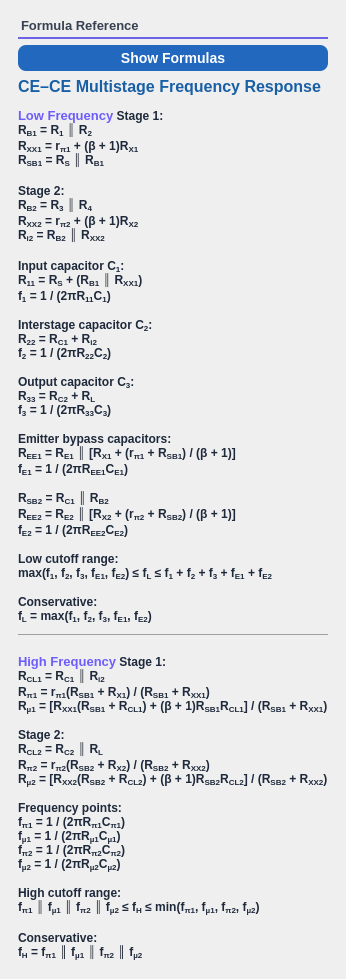
      <widget class="QFrame" name="frameFormula">
       <property name="styleSheet">
        <string notr="true">#frameFormula { 
	background-color: #ffffff; 
	border-right: 1px solid #e5e7eb;
    background-color: white;
    border: 1px solid #e5e7eb;
    border-radius: 14px;
}
</string>
       </property>
       <property name="card" stdset="0">
        <bool>true</bool>
       </property>
       <layout class="QVBoxLayout" name="verticalLayoutFormula">
        <property name="leftMargin">
         <number>18</number>
        </property>
        <property name="topMargin">
         <number>18</number>
        </property>
        <property name="rightMargin">
         <number>18</number>
        </property>
        <property name="bottomMargin">
         <number>18</number>
        </property>
        <item>
         <widget class="QLabel" name="labelFormulaTitle">
          <property name="sizePolicy">
           <sizepolicy hsizetype="Preferred" vsizetype="Fixed">
            <horstretch>0</horstretch>
            <verstretch>0</verstretch>
           </sizepolicy>
          </property>
          <property name="styleSheet">
           <string notr="true">QLabel {
    color: #374151;
    font-size: 13px;
    font-weight: 600;
	background-color: transparent;
    padding-bottom: 4px;
    border: none;
    border-bottom: 2px solid #6D63E8;
	
	
	font: 13pt &quot;Rockwell&quot;;
}</string>
          </property>
          <property name="text">
           <string>Formula Reference</string>
          </property>
          <property name="sectionTitle" stdset="0">
           <bool>true</bool>
          </property>
         </widget>
        </item>
        <item>
         <widget class="QPushButton" name="pushButtonShowFormulas">
          <property name="styleSheet">
           <string notr="true">QPushButton {
    /* Your original blue */
    background-color: rgb(34, 104, 190); 
    color: white;
    border: none;
    border-radius: 8px;
    font-size: 14px;
    font-weight: 600;
    padding: 5px 20px;
}

QPushButton:hover {
    /* A slightly brighter, more vibrant version of your blue */
    background-color: rgb(46, 126, 219); 
}

QPushButton:pressed {
    /* A deeper, more saturated version for tactile feedback */
    background-color: rgb(26, 86, 161); 
}

QPushButton:disabled {
    background-color: #e2e8f0;
    color: #94a3b8;
}</string>
          </property>
          <property name="text">
           <string>Show Formulas</string>
          </property>
         </widget>
        </item>
        <item>
         <widget class="QLabel" name="labelFormulaText">
          <property name="styleSheet">
           <string notr="true">QLabel {
    color: rgb(80, 80, 80);                  /* soft dark gray */
    font-size: 13px;
    font-weight: 500;
    font-family: &quot;Segoe UI&quot;, &quot;Roboto&quot;, sans-serif;
}</string>
          </property>
          <property name="text">
           <string>    &lt;div style=&quot;font-family: 'Segoe UI'; font-size: 12px; color: #1e293b;&quot;&gt;

    &lt;h3 style=&quot;color:#185FA5; margin-bottom:6px;&quot;&gt;CE–CE Multistage Frequency Response&lt;/h3&gt;

    &lt;h4 style=&quot;color:#6d5dfc; margin-bottom:4px;&quot;&gt;Low Frequency&lt;/h4&gt;

    &lt;b&gt;Stage 1:&lt;/b&gt;&lt;br&gt;
    R&lt;sub&gt;B1&lt;/sub&gt; = R&lt;sub&gt;1&lt;/sub&gt; ∥ R&lt;sub&gt;2&lt;/sub&gt;&lt;br&gt;
    R&lt;sub&gt;XX1&lt;/sub&gt; = r&lt;sub&gt;π1&lt;/sub&gt; + (β + 1)R&lt;sub&gt;X1&lt;/sub&gt;&lt;br&gt;
    R&lt;sub&gt;SB1&lt;/sub&gt; = R&lt;sub&gt;S&lt;/sub&gt; ∥ R&lt;sub&gt;B1&lt;/sub&gt;&lt;br&gt;&lt;br&gt;

    &lt;b&gt;Stage 2:&lt;/b&gt;&lt;br&gt;
    R&lt;sub&gt;B2&lt;/sub&gt; = R&lt;sub&gt;3&lt;/sub&gt; ∥ R&lt;sub&gt;4&lt;/sub&gt;&lt;br&gt;
    R&lt;sub&gt;XX2&lt;/sub&gt; = r&lt;sub&gt;π2&lt;/sub&gt; + (β + 1)R&lt;sub&gt;X2&lt;/sub&gt;&lt;br&gt;
    R&lt;sub&gt;i2&lt;/sub&gt; = R&lt;sub&gt;B2&lt;/sub&gt; ∥ R&lt;sub&gt;XX2&lt;/sub&gt;&lt;br&gt;&lt;br&gt;

    &lt;b&gt;Input capacitor C&lt;sub&gt;1&lt;/sub&gt;:&lt;/b&gt;&lt;br&gt;
    R&lt;sub&gt;11&lt;/sub&gt; = R&lt;sub&gt;S&lt;/sub&gt; + (R&lt;sub&gt;B1&lt;/sub&gt; ∥ R&lt;sub&gt;XX1&lt;/sub&gt;)&lt;br&gt;
    f&lt;sub&gt;1&lt;/sub&gt; = 1 / (2πR&lt;sub&gt;11&lt;/sub&gt;C&lt;sub&gt;1&lt;/sub&gt;)&lt;br&gt;&lt;br&gt;

    &lt;b&gt;Interstage capacitor C&lt;sub&gt;2&lt;/sub&gt;:&lt;/b&gt;&lt;br&gt;
    R&lt;sub&gt;22&lt;/sub&gt; = R&lt;sub&gt;C1&lt;/sub&gt; + R&lt;sub&gt;i2&lt;/sub&gt;&lt;br&gt;
    f&lt;sub&gt;2&lt;/sub&gt; = 1 / (2πR&lt;sub&gt;22&lt;/sub&gt;C&lt;sub&gt;2&lt;/sub&gt;)&lt;br&gt;&lt;br&gt;

    &lt;b&gt;Output capacitor C&lt;sub&gt;3&lt;/sub&gt;:&lt;/b&gt;&lt;br&gt;
    R&lt;sub&gt;33&lt;/sub&gt; = R&lt;sub&gt;C2&lt;/sub&gt; + R&lt;sub&gt;L&lt;/sub&gt;&lt;br&gt;
    f&lt;sub&gt;3&lt;/sub&gt; = 1 / (2πR&lt;sub&gt;33&lt;/sub&gt;C&lt;sub&gt;3&lt;/sub&gt;)&lt;br&gt;&lt;br&gt;

    &lt;b&gt;Emitter bypass capacitors:&lt;/b&gt;&lt;br&gt;
    R&lt;sub&gt;EE1&lt;/sub&gt; = R&lt;sub&gt;E1&lt;/sub&gt; ∥ [R&lt;sub&gt;X1&lt;/sub&gt; + (r&lt;sub&gt;π1&lt;/sub&gt; + R&lt;sub&gt;SB1&lt;/sub&gt;) / (β + 1)]&lt;br&gt;
    f&lt;sub&gt;E1&lt;/sub&gt; = 1 / (2πR&lt;sub&gt;EE1&lt;/sub&gt;C&lt;sub&gt;E1&lt;/sub&gt;)&lt;br&gt;&lt;br&gt;

    R&lt;sub&gt;SB2&lt;/sub&gt; = R&lt;sub&gt;C1&lt;/sub&gt; ∥ R&lt;sub&gt;B2&lt;/sub&gt;&lt;br&gt;
    R&lt;sub&gt;EE2&lt;/sub&gt; = R&lt;sub&gt;E2&lt;/sub&gt; ∥ [R&lt;sub&gt;X2&lt;/sub&gt; + (r&lt;sub&gt;π2&lt;/sub&gt; + R&lt;sub&gt;SB2&lt;/sub&gt;) / (β + 1)]&lt;br&gt;
    f&lt;sub&gt;E2&lt;/sub&gt; = 1 / (2πR&lt;sub&gt;EE2&lt;/sub&gt;C&lt;sub&gt;E2&lt;/sub&gt;)&lt;br&gt;&lt;br&gt;

    &lt;b&gt;Low cutoff range:&lt;/b&gt;&lt;br&gt;
    max(f&lt;sub&gt;1&lt;/sub&gt;, f&lt;sub&gt;2&lt;/sub&gt;, f&lt;sub&gt;3&lt;/sub&gt;, f&lt;sub&gt;E1&lt;/sub&gt;, f&lt;sub&gt;E2&lt;/sub&gt;)
    ≤ f&lt;sub&gt;L&lt;/sub&gt; ≤
    f&lt;sub&gt;1&lt;/sub&gt; + f&lt;sub&gt;2&lt;/sub&gt; + f&lt;sub&gt;3&lt;/sub&gt; + f&lt;sub&gt;E1&lt;/sub&gt; + f&lt;sub&gt;E2&lt;/sub&gt;&lt;br&gt;&lt;br&gt;

    &lt;b&gt;Conservative:&lt;/b&gt;&lt;br&gt;
    f&lt;sub&gt;L&lt;/sub&gt; = max(f&lt;sub&gt;1&lt;/sub&gt;, f&lt;sub&gt;2&lt;/sub&gt;, f&lt;sub&gt;3&lt;/sub&gt;, f&lt;sub&gt;E1&lt;/sub&gt;, f&lt;sub&gt;E2&lt;/sub&gt;)

    &lt;hr&gt;

    &lt;h4 style=&quot;color:#6d5dfc; margin-bottom:4px;&quot;&gt;High Frequency&lt;/h4&gt;

    &lt;b&gt;Stage 1:&lt;/b&gt;&lt;br&gt;
    R&lt;sub&gt;CL1&lt;/sub&gt; = R&lt;sub&gt;C1&lt;/sub&gt; ∥ R&lt;sub&gt;i2&lt;/sub&gt;&lt;br&gt;
    R&lt;sub&gt;π1&lt;/sub&gt; =
    r&lt;sub&gt;π1&lt;/sub&gt;(R&lt;sub&gt;SB1&lt;/sub&gt; + R&lt;sub&gt;X1&lt;/sub&gt;) /
    (R&lt;sub&gt;SB1&lt;/sub&gt; + R&lt;sub&gt;XX1&lt;/sub&gt;)&lt;br&gt;

    R&lt;sub&gt;µ1&lt;/sub&gt; =
    [R&lt;sub&gt;XX1&lt;/sub&gt;(R&lt;sub&gt;SB1&lt;/sub&gt; + R&lt;sub&gt;CL1&lt;/sub&gt;) + (β + 1)R&lt;sub&gt;SB1&lt;/sub&gt;R&lt;sub&gt;CL1&lt;/sub&gt;]
    / (R&lt;sub&gt;SB1&lt;/sub&gt; + R&lt;sub&gt;XX1&lt;/sub&gt;)&lt;br&gt;&lt;br&gt;

    &lt;b&gt;Stage 2:&lt;/b&gt;&lt;br&gt;
    R&lt;sub&gt;CL2&lt;/sub&gt; = R&lt;sub&gt;C2&lt;/sub&gt; ∥ R&lt;sub&gt;L&lt;/sub&gt;&lt;br&gt;
    R&lt;sub&gt;π2&lt;/sub&gt; =
    r&lt;sub&gt;π2&lt;/sub&gt;(R&lt;sub&gt;SB2&lt;/sub&gt; + R&lt;sub&gt;X2&lt;/sub&gt;) /
    (R&lt;sub&gt;SB2&lt;/sub&gt; + R&lt;sub&gt;XX2&lt;/sub&gt;)&lt;br&gt;

    R&lt;sub&gt;µ2&lt;/sub&gt; =
    [R&lt;sub&gt;XX2&lt;/sub&gt;(R&lt;sub&gt;SB2&lt;/sub&gt; + R&lt;sub&gt;CL2&lt;/sub&gt;) + (β + 1)R&lt;sub&gt;SB2&lt;/sub&gt;R&lt;sub&gt;CL2&lt;/sub&gt;]
    / (R&lt;sub&gt;SB2&lt;/sub&gt; + R&lt;sub&gt;XX2&lt;/sub&gt;)&lt;br&gt;&lt;br&gt;

    &lt;b&gt;Frequency points:&lt;/b&gt;&lt;br&gt;
    f&lt;sub&gt;π1&lt;/sub&gt; = 1 / (2πR&lt;sub&gt;π1&lt;/sub&gt;C&lt;sub&gt;π1&lt;/sub&gt;)&lt;br&gt;
    f&lt;sub&gt;µ1&lt;/sub&gt; = 1 / (2πR&lt;sub&gt;µ1&lt;/sub&gt;C&lt;sub&gt;µ1&lt;/sub&gt;)&lt;br&gt;
    f&lt;sub&gt;π2&lt;/sub&gt; = 1 / (2πR&lt;sub&gt;π2&lt;/sub&gt;C&lt;sub&gt;π2&lt;/sub&gt;)&lt;br&gt;
    f&lt;sub&gt;µ2&lt;/sub&gt; = 1 / (2πR&lt;sub&gt;µ2&lt;/sub&gt;C&lt;sub&gt;µ2&lt;/sub&gt;)&lt;br&gt;&lt;br&gt;

    &lt;b&gt;High cutoff range:&lt;/b&gt;&lt;br&gt;
    f&lt;sub&gt;π1&lt;/sub&gt; ∥ f&lt;sub&gt;µ1&lt;/sub&gt; ∥ f&lt;sub&gt;π2&lt;/sub&gt; ∥ f&lt;sub&gt;µ2&lt;/sub&gt;
    ≤ f&lt;sub&gt;H&lt;/sub&gt; ≤
    min(f&lt;sub&gt;π1&lt;/sub&gt;, f&lt;sub&gt;µ1&lt;/sub&gt;, f&lt;sub&gt;π2&lt;/sub&gt;, f&lt;sub&gt;µ2&lt;/sub&gt;)&lt;br&gt;&lt;br&gt;

    &lt;b&gt;Conservative:&lt;/b&gt;&lt;br&gt;
    f&lt;sub&gt;H&lt;/sub&gt; =
    f&lt;sub&gt;π1&lt;/sub&gt; ∥ f&lt;sub&gt;µ1&lt;/sub&gt; ∥ f&lt;sub&gt;π2&lt;/sub&gt; ∥ f&lt;sub&gt;µ2&lt;/sub&gt;

    &lt;/div&gt;</string>
          </property>
          <property name="wordWrap">
           <bool>true</bool>
          </property>
         </widget>
        </item>
       </layout>
      </widget>
